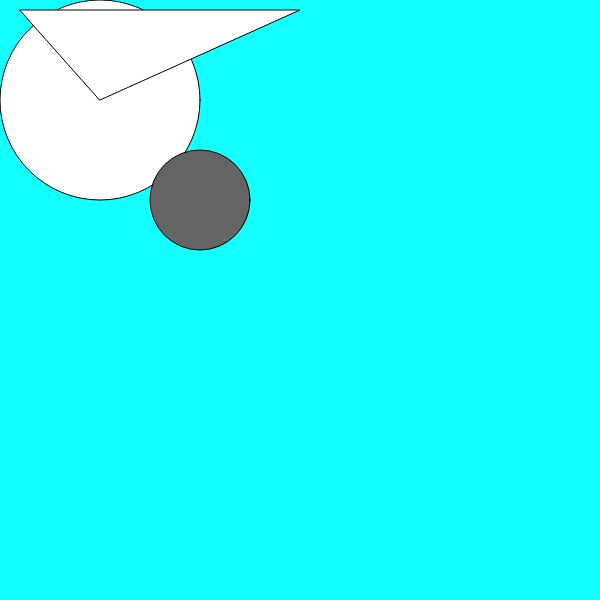
Frame 1 (no input)
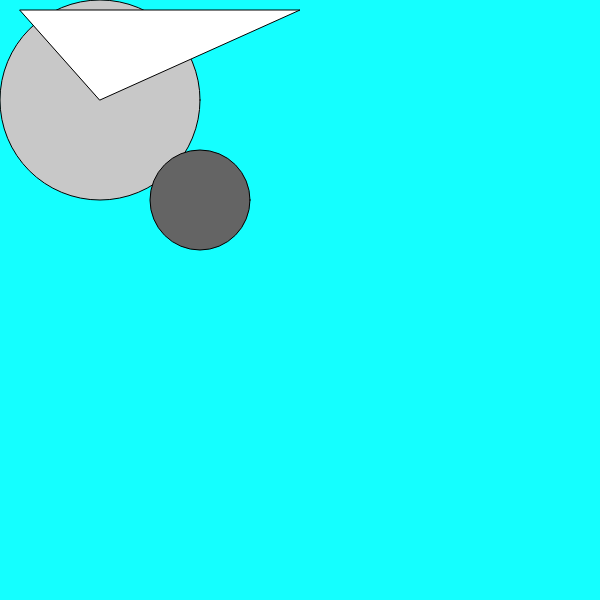
Frame 60 (no input)
Frame 120 (the mouse pressed at the canvas centre since frame 60): identical to frame 60, image omitted

The p5.js sketch that drew these frames (run headless with seeded random() and noise() and a simulated clock; from frame 60 on, the mouse is pressed at the canvas centre):

// p5.js sketch
// ── sketch.js
function setup() {
  createCanvas(600, 600);
}

function draw() {
  background(20,500,400);
  ellipse(100,100,200);
  fill(100)
  ellipseMode(CENTER);
  ellipse(200,200,100);
  fill(300)
  triangle(100,100,300,10,20,10);
  fill(200)
    
  
}
